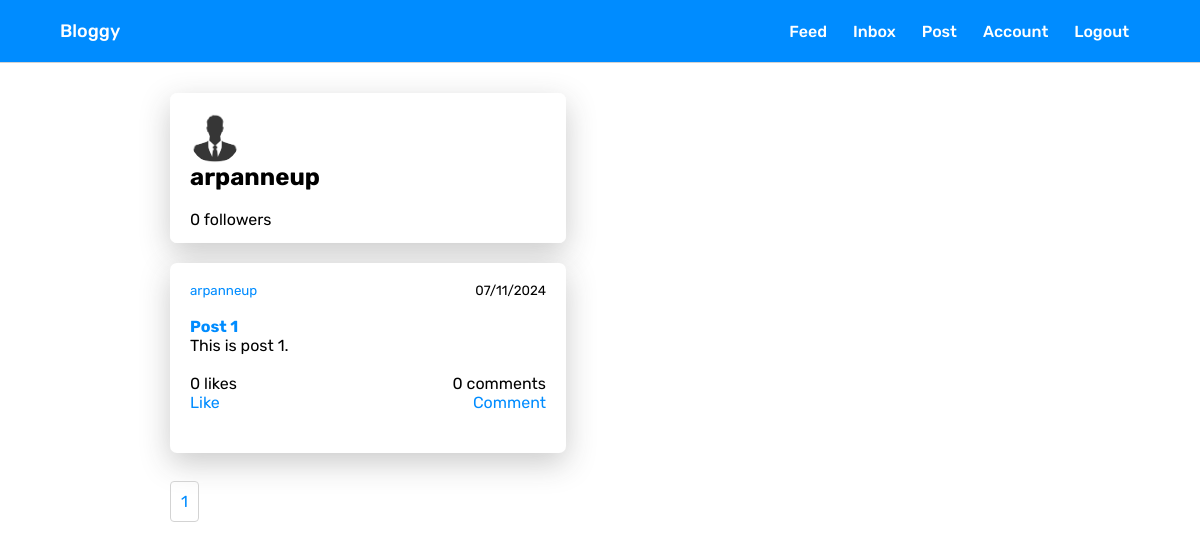
/user/arpanneup (signed in), run on the app's committed database.
### app/main.py (models this page shows, shortened)
class User(db.Model, UserMixin):
    id = db.Column(db.Integer, primary_key=True)
    username = db.Column(db.String(15), unique=True)
    email = db.Column(db.String(50), unique=True)
    password = db.Column(db.String())
    profile_pic = db.Column(
        db.String(40), nullable=False, default='default.jpg')
    posts = db.relationship('Post', backref='author', lazy='dynamic')
    commenter = db.relationship('Comment', backref='commenter', lazy='dynamic')
    access_token = db.Column(db.String(180))
    liker = db.relationship('Like', backref='liker', lazy='dynamic')
    followed = db.relationship(
        'Follower', backref='followed', foreign_keys='Follower.followed_id', lazy='dynamic')
    follower = db.relationship(
        'Follower', backref='follower', foreign_keys='Follower.follower_id', lazy='dynamic')
    sender = db.relationship('Message', backref='sender',
                             foreign_keys='Message.sender_id', lazy='dynamic')
    receiver = db.relationship('Message', backref='receiver',
                               foreign_keys='Message.receiver_id', lazy='dynamic')
    bio_content = db.Column(db.String(1000))
    verified = db.Column(db.Boolean(), default=False)
    def has_liked_post(self, post):
        return Like.query.filter(
            Like.liker_id == self.id,
            Like.liked_id == post.id).count() > 0

class Post(db.Model, UserMixin):
    id = db.Column(db.Integer, primary_key=True)
    post_title = db.Column(db.String(100), nullable=False)
    post_content = db.Column(db.String(1000), nullable=False)
    post_date = db.Column(db.DateTime, nullable=False, default=datetime.utcnow)
    user_id = db.Column(db.Integer, db.ForeignKey('user.id'), nullable=False)
    commented = db.relationship('Comment', backref='commented', lazy='dynamic')
    likes = db.relationship('Like', backref='liked', lazy='dynamic')

### app/main.py (the view)
@app.route("/user/<username>")
@login_required
def user(username):
    if current_user.username == 'admin' and current_user.email == 'arpanneupane19@gmail.com':
        session['logged_in'] = True
        return redirect('/admin')
    user = User.query.filter_by(username=username).first()
    page = request.args.get('page', 1, type=int)
    posts = user.posts.paginate(page=page, per_page=3)
    followers = Follower.query.filter_by(followed=user).all()
    followers_total = 0
    for follower in followers:
        followers_total += 1
    return render_template('user.html', title=user.username, user=user, posts=posts, followers_total=followers_total, followers=followers)

### app/main.py (called while the page is built)
@login_manager.user_loader
def load_user(user_id):
    return User.query.get(int(user_id))

@app.before_request
def make_session_permanent():
    session.permanent = True

### app/templates/user.html (shortened to what this page needs)
{% extends "base.html" %}
{% block content %}
<link rel='stylesheet' href="{{url_for('static', filename='user.css')}}">
<div class="container">
    <div class="user-info">
        <div class="wrapper">
            <div class="name-and-image">
                <img src="../static/profile_pics/{{user.profile_pic}}">
                {% if user.verified == True %}
                <h2>{{user.username}} ✅</h2>
                {% else %}
                <h2>{{user.username}}</h2>
                {% endif %}
            </div><br>
            {% if followers_total == 1 %}
            <div class='followers-view'>
                <p class='view-followers'>{{followers_total}} follower</p>
            </div>
            {% elif followers_total == 0 %}
            <p class='view-followers'>{{followers_total}} followers</p>
            {% elif followers_total > 1 %}
            <div class='followers-view'>
                <p class='view-followers'>{{followers_total}} followers</p>
            </div>
            {% endif %}
            <br>
        </div>
    </div>
    <div class="feed">
        {% for post in posts.items %}
        <div class="post">
            <div class="post-info">
                <small><a href="{{url_for('user', username=post.author.username)}}">{{post.author.username}}</a></small>
                <small>{{post.post_date.strftime('%m/%d/%Y') }}</small>
            </div>
            <br />
            <article class="post-title-content">
                <h4>
                    <a href="{{url_for('post', post_id=post.id)}}">{{post.post_title}}</a>
                </h4>
                <p>{{post.post_content}}</p>
            </article>
            <br />
            <div class="post-actions">
                <div class="post-stats-info">
                    {% if post.likes.count() == 0 %}
                    <p class='total-likes{{post.id}}' style='cursor: initial; color: black;'>
                        {{post.likes.count()}} likes
                    </p>
                    {% endif %}
                    {% if post.commented.count() == 0 %}
                    <p style='cursor: initial; color: black;'>
                        {{post.commented.count()}} comments
                    </p>
                    {% endif %}
                </div>
            </div>
            <div class="actions">
                {% if current_user.has_liked_post(post) %}
                <div class='like-unlike' action='unlike' post_id="{{ post.id }}"
                    style="cursor: pointer; color: rgb(0,140,255)">
                    <p class='toggle{{ post.id }}'>Unlike</p>
                </div>
                {% else %}
                <div class='like-unlike' action='like' post_id="{{ post.id }}"
                    style="cursor: pointer; color: rgb(0,140,255)">
                    <p class='toggle{{ post.id }}'>Like</p>
                </div>
                {% endif %}
                <p>
                    <a href="{{url_for('comment_on_post', post_id=post.id)}}">Comment</a>
                </p>
            </div>
        </div>
        {% endfor %}
    </div><br>
    <div class="paginate">
        {% for page_num in posts.iter_pages(left_edge=1, right_edge=1, left_current=1, right_current=2) %}
        {% if page_num %}
        {% if posts.page == page_num %}
        <a class='btn btn-info mb-4' href="{{ url_for('user', username=user.username, page=page_num)}}">{{ page_num
            }}</a>
        {% else %}
        <a class='btn btn-outline-info mb-4' href="{{ url_for('user', username=user.username, page=page_num)}}">{{
            page_num }}</a>
        {% endif %}
        {% else %}
        ...
        {% endif %}
        {% endfor %}
    </div>
</div>
{% endblock %}

### app/templates/base.html (shortened to what this page needs)
<!DOCTYPE html>
<html lang="en">
<head>
    <link rel='stylesheet' href="{{url_for('static', filename='base.css')}}">
</head>
<body>
    <header>
        <label class="logo">Bloggy</label>
        <nav>
            <ul class='nav__links'>
                {% if current_user.is_authenticated %}
                <li><a href="{{url_for('dashboard')}}">Feed</a></li>
                <li><a href="{{url_for('inbox')}}">Inbox</a></li>
                <li><a href="{{url_for('create_post')}}">Post</a></li>
                <li><a href="{{url_for('account')}}">Account</a></li>
                <li><a href="{{url_for('logout')}}">Logout</a></li>
                {% else %}
                <li><a href="{{url_for('home')}}">Home</a></li>
                <li><a href="{{url_for('login')}}">Login</a></li>
                <li><a href="{{url_for('login')}}">Sign Up</a></li>
                {% endif %}
            </ul>
        </nav>
    </header>
    <main>
        {% block content %}
        {% endblock content %}
    </main>
</body>
</html>

### app/static/base.css (style rules this page uses)
* { box-sizing: border-box; margin: 0; padding: 0; font-family: "Rubik", sans-serif; }
a { text-decoration: none; color: rgb(0, 140, 255); }
.logo { font-weight: 500; font-size: 18px; color: white; text-decoration: none; }
header { background: rgb(0, 140, 255); color: white; border-bottom: 1px solid lightgray; display: flex; justify-content: space-between; align-items: center; padding: 20px 5%; }
.nav__links { list-style: none; }
.nav__links li { font-weight: 500; font-size: 16px; text-decoration: none; display: inline-block; padding: 0px 11px; }
.nav__links li a { font-weight: 500; font-size: 16px; color: white; text-decoration: none; transition: all 0.3s ease 0s; }

### app/static/user.css (style rules this page uses)
.container { margin-top: 30px; margin-left: 170px; margin-right: 150px; display: flex; flex-direction: column; }
.wrapper { display: flex; flex-direction: column; padding: 20px; background: #ffffff; border-radius: 7px; box-shadow: 0px 10px 30px rgba(48, 48, 48, 0.25); width: 45%; height: 150px; max-height: 150px; overflow-y: auto; }
.name-and-image { display: flex; flex-direction: column; }
.name-and-image img { width: 50px; object-fit: contain; border-radius: 25px; cursor: pointer; }
.feed { margin-top: 20px; display: flex; flex-wrap: wrap; }
.post { display: flex; flex-direction: column; padding: 20px; background: #ffffff; border-radius: 7px; box-shadow: 0px 10px 30px rgba(48, 48, 48, 0.25); width: 45%; height: 190px; max-height: 190px; overflow-y: auto; margin-right: 12px; margin-bottom: 20px; }
.post-info { display: flex; justify-content: space-between; }
.post-info a { color: rgb(0, 140, 255); }
.post-stats-info { display: flex; justify-content: space-between; }
.post-stats-info p { color: rgb(0, 140, 255); cursor: pointer; }
.post-title-content a { color: rgb(0, 140, 255); }
.actions { display: flex; justify-content: space-between; }
.actions a { color: rgb(0, 140, 255); }
.paginate > a { margin-right: 5px; border-radius: 4px; border: 1px solid lightgray; color: rgb(0, 140, 255); padding: 10px; }

### data on the page
User: profile_pic (placeholder picture), username "arpanneup"
Post: author.username "arpanneup", post_date "07/11/2024", post_title "Post 1", post_content "This is post 1.", likes.count "0", commented.count "0"

### other printed values
{{ followers_total }} "0"
{{ page_num }} "1"
